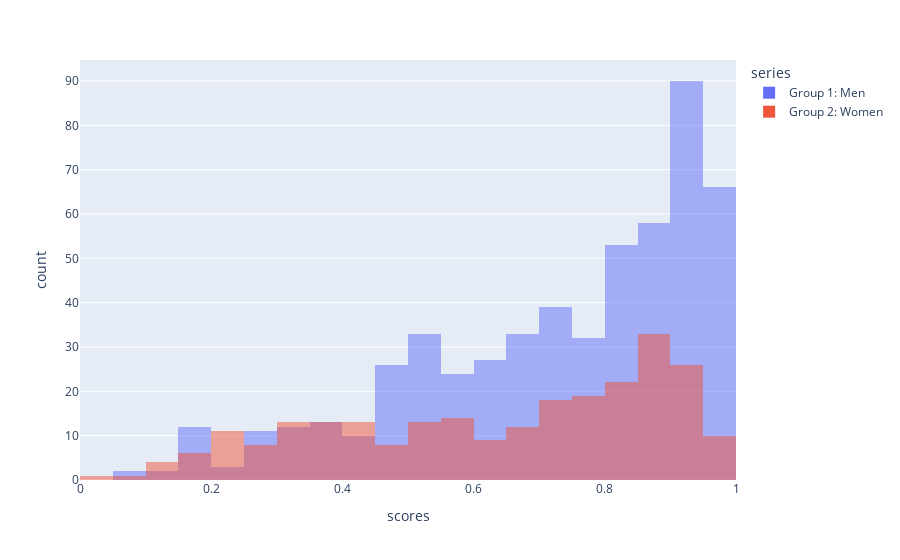

This figure's notebook cell:
### Markdown cell above
### Task 1.c : visualize the score distribution for women

### Code cell
# solution task 1.b & 1.c
scores_group1 = pd.Series(scores["scores_group1"])
scores_group2 = pd.Series(scores["scores_group2"])
scores_df = pd.DataFrame(dict(
    series =np.concatenate((["Group 1: Men"]*len(scores_group1), ["Group 2: Women"]*len(scores_group2))), 
    scores =np.concatenate((scores_group1,scores_group2))
))
px.histogram(scores_df, x="scores", color="series", barmode="overlay")

### Figure 1 — Plotly figure (JSON) as saved in the notebook; plotly's stock layout.template omitted (floating-point values rounded to 4 significant figures; data arrays with more than 128 entries replaced by an {"elided": "..."} marker saying what was removed)
{"data": [{"alignmentgroup": "True", "bingroup": "x", "hovertemplate": "series=Group 1: Men<br>scores=%{x}<br>count=%{y}<extra></extra>", "legendgroup": "Group 1: Men", "marker": {"color": "#636efa", "opacity": 0.5, "pattern": {"shape": ""}}, "name": "Group 1: Men", "offsetgroup": "Group 1: Men", "orientation": "v", "showlegend": true, "type": "histogram", "x": {"elided": "546 float values"}, "xaxis": "x", "yaxis": "y"}, {"alignmentgroup": "True", "bingroup": "x", "hovertemplate": "series=Group 2: Women<br>scores=%{x}<br>count=%{y}<extra></extra>", "legendgroup": "Group 2: Women", "marker": {"color": "#EF553B", "opacity": 0.5, "pattern": {"shape": ""}}, "name": "Group 2: Women", "offsetgroup": "Group 2: Women", "orientation": "v", "showlegend": true, "type": "histogram", "x": {"elided": "254 float values"}, "xaxis": "x", "yaxis": "y"}], "layout": {"barmode": "overlay", "legend": {"title": {"text": "series"}, "tracegroupgap": 0}, "margin": {"t": 60}, "xaxis": {"anchor": "y", "domain": [0, 1], "title": {"text": "scores"}}, "yaxis": {"anchor": "x", "domain": [0, 1], "title": {"text": "count"}}}}
